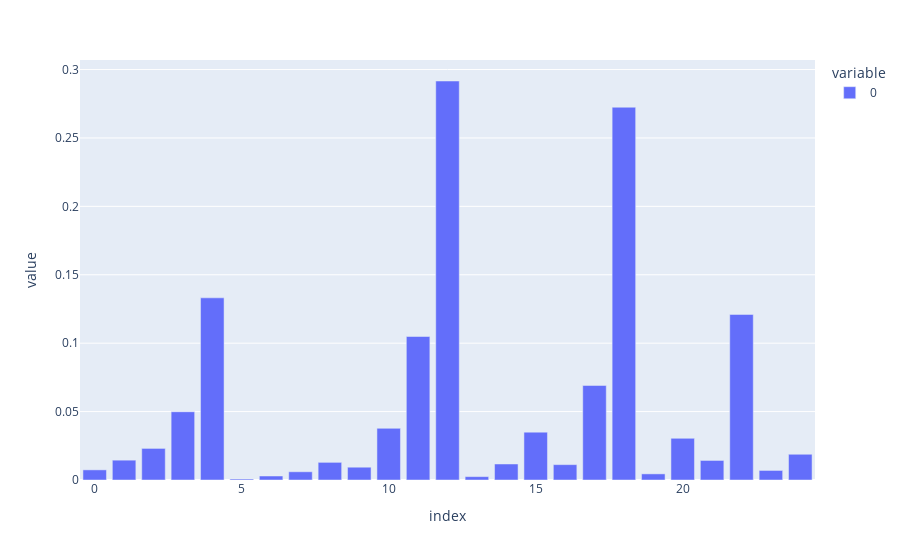

Notebook cell for this chart:
### Code cell
print(len(descriptors))
px.bar(descriptors)

### Figure 1 — Plotly figure (JSON) as saved in the notebook; plotly's stock layout.template omitted (floating-point values rounded to 4 significant figures)
{"data": [{"alignmentgroup": "True", "hovertemplate": "variable=0<br>index=%{x}<br>value=%{y}<extra></extra>", "legendgroup": "0", "marker": {"color": "#636efa", "pattern": {"shape": ""}}, "name": "0", "offsetgroup": "0", "orientation": "v", "showlegend": true, "textposition": "auto", "type": "bar", "x": [0, 1, 2, 3, 4, 5, 6, 7, 8, 9, 10, 11, 12, 13, 14, 15, 16, 17, 18, 19, 20, 21, 22, 23, 24], "xaxis": "x", "y": [0.007406, 0.0145, 0.02309, 0.04989, 0.1331, 0.000734, 0.002921, 0.006016, 0.0129, 0.009348, 0.03776, 0.1049, 0.2916, 0.002457, 0.0117, 0.03499, 0.01122, 0.0691, 0.2724, 0.004474, 0.03046, 0.01429, 0.121, 0.006981, 0.01881], "yaxis": "y"}], "layout": {"barmode": "relative", "legend": {"title": {"text": "variable"}, "tracegroupgap": 0}, "margin": {"t": 60}, "xaxis": {"anchor": "y", "domain": [0, 1], "title": {"text": "index"}}, "yaxis": {"anchor": "x", "domain": [0, 1], "title": {"text": "value"}}}}
